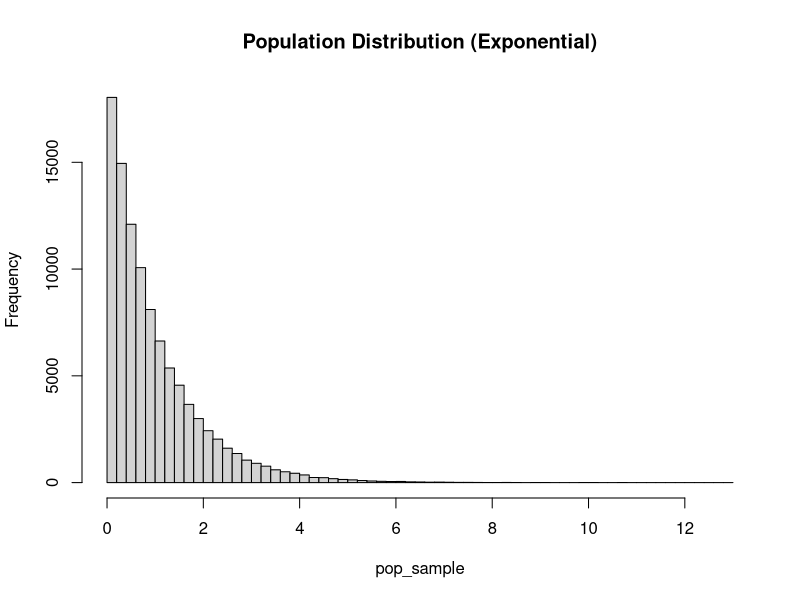
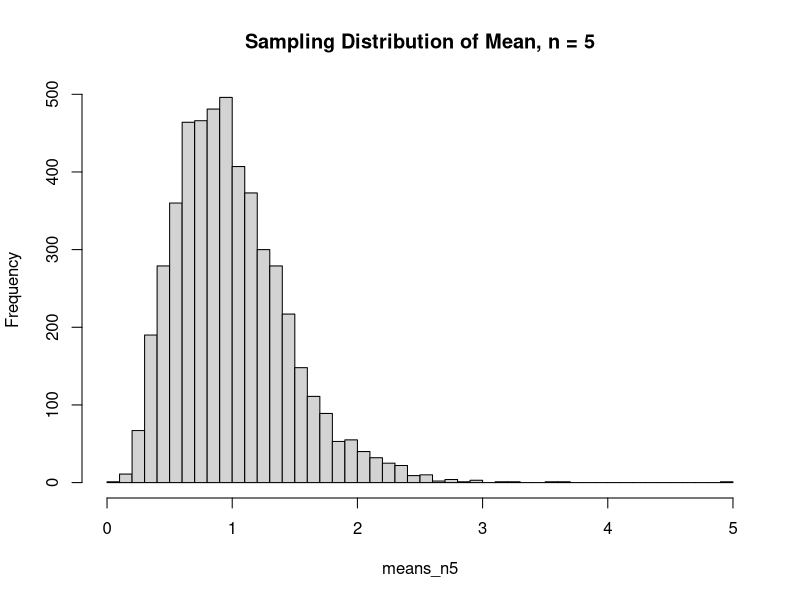
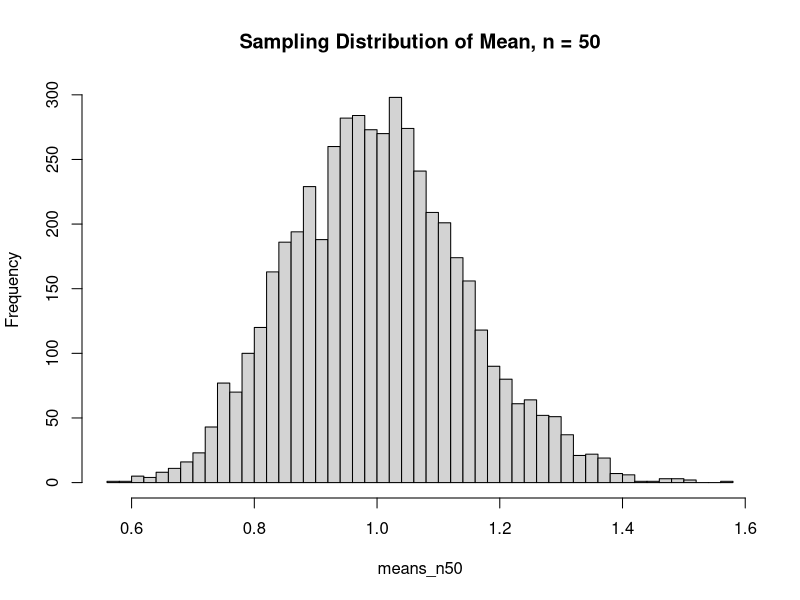

Reproduce these figures in R, in order.
## ---- chunk 1
set.seed(1)
rnorm(3)
## ---- chunk 2
set.seed(1)
rnorm(3)  # identical to the previous call
## ---- chunk 3
set.seed(2)
rnorm(3)  # a different seed produces a different sequence
## ---- chunk 4
set.seed(42)
draws <- rnorm(1000, mean = 0.001, sd = 0.02)
p_hat <- mean(draws < -0.03)
mc_se <- sqrt(p_hat * (1 - p_hat) / length(draws))
p_hat
mc_se
## ---- chunk 5
set.seed(7)
# Population is heavily skewed (exponential), not normal at all
pop_sample <- rexp(100000, rate = 1)
hist(pop_sample, breaks = 50, main = "Population Distribution (Exponential)")
## ---- chunk 6
# Sampling distribution of the mean, n = 5 per sample
means_n5 <- sapply(1:5000, function(i) mean(rexp(5, rate = 1)))
hist(means_n5, breaks = 50, main = "Sampling Distribution of Mean, n = 5")
## ---- chunk 7
# Sampling distribution of the mean, n = 50 per sample
means_n50 <- sapply(1:5000, function(i) mean(rexp(50, rate = 1)))
hist(means_n50, breaks = 50, main = "Sampling Distribution of Mean, n = 50")
## ---- chunk 8
set.seed(99)
# Simulate under a TRUE null (mean = 0): how often does a t-test
# incorrectly reject at alpha = 0.05?
false_positives <- sapply(1:2000, function(i) {
  sample_data <- rnorm(30, mean = 0, sd = 0.02)
  t.test(sample_data, mu = 0)$p.value < 0.05
})
mean(false_positives)  # should be close to 0.05
## ---- chunk 9
set.seed(5)
x <- runif(50, 0, 10)
y <- 2 + 0.5 * x + rnorm(50, sd = 1)
df_demo <- data.frame(x = x, y = y)
model_demo <- lm(y ~ x, data = df_demo)
summary(model_demo)
## ---- chunk 10
coef(model_demo)       # just the estimated coefficients
residuals(model_demo) |> head()  # observed minus fitted, for the first few rows
